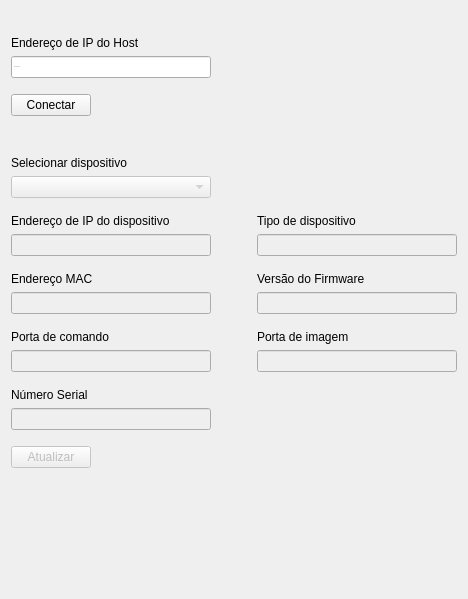
      <widget class="QWidget" name="tab_1">
       <attribute name="title">
        <string>Conexão e dispositivos</string>
       </attribute>
       <layout class="QVBoxLayout" name="verticalLayout_21">
        <item>
         <layout class="QHBoxLayout" name="horizontalLayout_3">
          <property name="topMargin">
           <number>25</number>
          </property>
          <property name="bottomMargin">
           <number>10</number>
          </property>
          <item>
           <layout class="QVBoxLayout" name="verticalLayout">
            <property name="rightMargin">
             <number>0</number>
            </property>
            <property name="bottomMargin">
             <number>0</number>
            </property>
            <item>
             <widget class="QLabel" name="hostIpLabel">
              <property name="text">
               <string>Endereço de IP do Host</string>
              </property>
              <property name="alignment">
               <set>Qt::AlignmentFlag::AlignLeading|Qt::AlignmentFlag::AlignLeft|Qt::AlignmentFlag::AlignVCenter</set>
              </property>
              <property name="margin">
               <number>0</number>
              </property>
             </widget>
            </item>
            <item>
             <widget class="QLineEdit" name="hostIpInput">
              <property name="sizePolicy">
               <sizepolicy hsizetype="Preferred" vsizetype="Fixed">
                <horstretch>0</horstretch>
                <verstretch>0</verstretch>
               </sizepolicy>
              </property>
              <property name="minimumSize">
               <size>
                <width>200</width>
                <height>0</height>
               </size>
              </property>
              <property name="maximumSize">
               <size>
                <width>200</width>
                <height>16777215</height>
               </size>
              </property>
              <property name="font">
               <font>
                <family>Arial</family>
                <pointsize>-1</pointsize>
               </font>
              </property>
              <property name="layoutDirection">
               <enum>Qt::LayoutDirection::LeftToRight</enum>
              </property>
              <property name="autoFillBackground">
               <bool>false</bool>
              </property>
              <property name="styleSheet">
               <string notr="true"/>
              </property>
              <property name="placeholderText">
               <string>192.168.1.100</string>
              </property>
             </widget>
            </item>
           </layout>
          </item>
          <item>
           <spacer name="horizontalSpacer_7">
            <property name="orientation">
             <enum>Qt::Orientation::Horizontal</enum>
            </property>
            <property name="sizeType">
             <enum>QSizePolicy::Policy::Expanding</enum>
            </property>
            <property name="sizeHint" stdset="0">
             <size>
              <width>40</width>
              <height>20</height>
             </size>
            </property>
           </spacer>
          </item>
         </layout>
        </item>
        <item>
         <layout class="QHBoxLayout" name="horizontalLayout_2">
          <property name="bottomMargin">
           <number>34</number>
          </property>
          <item>
           <widget class="QPushButton" name="hostIpConnectBtn">
            <property name="text">
             <string>Conectar</string>
            </property>
           </widget>
          </item>
          <item>
           <spacer name="horizontalSpacer_2">
            <property name="orientation">
             <enum>Qt::Orientation::Horizontal</enum>
            </property>
            <property name="sizeType">
             <enum>QSizePolicy::Policy::Expanding</enum>
            </property>
            <property name="sizeHint" stdset="0">
             <size>
              <width>40</width>
              <height>20</height>
             </size>
            </property>
           </spacer>
          </item>
         </layout>
        </item>
        <item>
         <layout class="QHBoxLayout" name="horizontalLayout_8">
          <property name="bottomMargin">
           <number>10</number>
          </property>
          <item>
           <layout class="QVBoxLayout" name="verticalLayout_9">
            <property name="rightMargin">
             <number>0</number>
            </property>
            <property name="bottomMargin">
             <number>0</number>
            </property>
            <item>
             <widget class="QLabel" name="deviceSelectLabel">
              <property name="sizePolicy">
               <sizepolicy hsizetype="Preferred" vsizetype="Fixed">
                <horstretch>0</horstretch>
                <verstretch>0</verstretch>
               </sizepolicy>
              </property>
              <property name="text">
               <string>Selecionar dispositivo</string>
              </property>
              <property name="alignment">
               <set>Qt::AlignmentFlag::AlignLeading|Qt::AlignmentFlag::AlignLeft|Qt::AlignmentFlag::AlignVCenter</set>
              </property>
              <property name="margin">
               <number>0</number>
              </property>
             </widget>
            </item>
            <item>
             <widget class="QComboBox" name="deviceSelect">
              <property name="enabled">
               <bool>false</bool>
              </property>
              <property name="minimumSize">
               <size>
                <width>200</width>
                <height>0</height>
               </size>
              </property>
              <property name="maximumSize">
               <size>
                <width>200</width>
                <height>16777215</height>
               </size>
              </property>
              <property name="placeholderText">
               <string/>
              </property>
             </widget>
            </item>
           </layout>
          </item>
          <item>
           <spacer name="horizontalSpacer_8">
            <property name="orientation">
             <enum>Qt::Orientation::Horizontal</enum>
            </property>
            <property name="sizeType">
             <enum>QSizePolicy::Policy::Expanding</enum>
            </property>
            <property name="sizeHint" stdset="0">
             <size>
              <width>40</width>
              <height>20</height>
             </size>
            </property>
           </spacer>
          </item>
         </layout>
        </item>
        <item>
         <layout class="QHBoxLayout" name="horizontalLayout_7">
          <property name="bottomMargin">
           <number>10</number>
          </property>
          <item>
           <layout class="QVBoxLayout" name="verticalLayout_2">
            <property name="rightMargin">
             <number>0</number>
            </property>
            <item>
             <widget class="QLabel" name="deviceIpLabel">
              <property name="text">
               <string>Endereço de IP do dispositivo</string>
              </property>
             </widget>
            </item>
            <item>
             <widget class="QLineEdit" name="deviceIpInput">
              <property name="enabled">
               <bool>false</bool>
              </property>
              <property name="sizePolicy">
               <sizepolicy hsizetype="Preferred" vsizetype="Fixed">
                <horstretch>0</horstretch>
                <verstretch>0</verstretch>
               </sizepolicy>
              </property>
              <property name="minimumSize">
               <size>
                <width>200</width>
                <height>0</height>
               </size>
              </property>
              <property name="maximumSize">
               <size>
                <width>200</width>
                <height>16777215</height>
               </size>
              </property>
             </widget>
            </item>
           </layout>
          </item>
          <item>
           <spacer name="horizontalSpacer_4">
            <property name="orientation">
             <enum>Qt::Orientation::Horizontal</enum>
            </property>
            <property name="sizeHint" stdset="0">
             <size>
              <width>40</width>
              <height>20</height>
             </size>
            </property>
           </spacer>
          </item>
          <item>
           <layout class="QVBoxLayout" name="verticalLayout_6">
            <property name="leftMargin">
             <number>0</number>
            </property>
            <item>
             <widget class="QLabel" name="deviceTypeLabel">
              <property name="text">
               <string>Tipo de dispositivo</string>
              </property>
             </widget>
            </item>
            <item>
             <widget class="QLineEdit" name="deviceTypeInput">
              <property name="enabled">
               <bool>false</bool>
              </property>
              <property name="sizePolicy">
               <sizepolicy hsizetype="Preferred" vsizetype="Fixed">
                <horstretch>0</horstretch>
                <verstretch>0</verstretch>
               </sizepolicy>
              </property>
              <property name="minimumSize">
               <size>
                <width>200</width>
                <height>0</height>
               </size>
              </property>
              <property name="maximumSize">
               <size>
                <width>200</width>
                <height>16777215</height>
               </size>
              </property>
             </widget>
            </item>
           </layout>
          </item>
         </layout>
        </item>
        <item>
         <layout class="QHBoxLayout" name="horizontalLayout_6">
          <property name="bottomMargin">
           <number>10</number>
          </property>
          <item>
           <layout class="QVBoxLayout" name="verticalLayout_3">
            <property name="rightMargin">
             <number>0</number>
            </property>
            <property name="bottomMargin">
             <number>0</number>
            </property>
            <item>
             <widget class="QLabel" name="deviceMacLabel">
              <property name="text">
               <string>Endereço MAC</string>
              </property>
             </widget>
            </item>
            <item>
             <widget class="QLineEdit" name="deviceMacInput">
              <property name="enabled">
               <bool>false</bool>
              </property>
              <property name="sizePolicy">
               <sizepolicy hsizetype="Preferred" vsizetype="Fixed">
                <horstretch>0</horstretch>
                <verstretch>0</verstretch>
               </sizepolicy>
              </property>
              <property name="minimumSize">
               <size>
                <width>200</width>
                <height>0</height>
               </size>
              </property>
              <property name="maximumSize">
               <size>
                <width>200</width>
                <height>16777215</height>
               </size>
              </property>
             </widget>
            </item>
           </layout>
          </item>
          <item>
           <spacer name="horizontalSpacer_5">
            <property name="orientation">
             <enum>Qt::Orientation::Horizontal</enum>
            </property>
            <property name="sizeHint" stdset="0">
             <size>
              <width>40</width>
              <height>20</height>
             </size>
            </property>
           </spacer>
          </item>
          <item>
           <layout class="QVBoxLayout" name="verticalLayout_7">
            <property name="leftMargin">
             <number>0</number>
            </property>
            <property name="bottomMargin">
             <number>0</number>
            </property>
            <item>
             <widget class="QLabel" name="deviceFirmwareLabel">
              <property name="text">
               <string>Versão do Firmware</string>
              </property>
             </widget>
            </item>
            <item>
             <widget class="QLineEdit" name="deviceFirmwareInput">
              <property name="enabled">
               <bool>false</bool>
              </property>
              <property name="sizePolicy">
               <sizepolicy hsizetype="Preferred" vsizetype="Fixed">
                <horstretch>0</horstretch>
                <verstretch>0</verstretch>
               </sizepolicy>
              </property>
              <property name="minimumSize">
               <size>
                <width>200</width>
                <height>0</height>
               </size>
              </property>
              <property name="maximumSize">
               <size>
                <width>200</width>
                <height>16777215</height>
               </size>
              </property>
             </widget>
            </item>
           </layout>
          </item>
         </layout>
        </item>
        <item>
         <layout class="QHBoxLayout" name="horizontalLayout_5">
          <property name="bottomMargin">
           <number>10</number>
          </property>
          <item>
           <layout class="QVBoxLayout" name="verticalLayout_4">
            <property name="rightMargin">
             <number>0</number>
            </property>
            <property name="bottomMargin">
             <number>0</number>
            </property>
            <item>
             <widget class="QLabel" name="deviceCmdPortLabel">
              <property name="text">
               <string>Porta de comando</string>
              </property>
             </widget>
            </item>
            <item>
             <widget class="QLineEdit" name="deviceCmdPortInput">
              <property name="enabled">
               <bool>false</bool>
              </property>
              <property name="sizePolicy">
               <sizepolicy hsizetype="Preferred" vsizetype="Fixed">
                <horstretch>0</horstretch>
                <verstretch>0</verstretch>
               </sizepolicy>
              </property>
              <property name="minimumSize">
               <size>
                <width>200</width>
                <height>0</height>
               </size>
              </property>
              <property name="maximumSize">
               <size>
                <width>200</width>
                <height>16777215</height>
               </size>
              </property>
             </widget>
            </item>
           </layout>
          </item>
          <item>
           <spacer name="horizontalSpacer_6">
            <property name="orientation">
             <enum>Qt::Orientation::Horizontal</enum>
            </property>
            <property name="sizeHint" stdset="0">
             <size>
              <width>40</width>
              <height>20</height>
             </size>
            </property>
           </spacer>
          </item>
          <item>
           <layout class="QVBoxLayout" name="verticalLayout_8">
            <property name="leftMargin">
             <number>0</number>
            </property>
            <property name="bottomMargin">
             <number>0</number>
            </property>
            <item>
             <widget class="QLabel" name="deviceImgPortLabel">
              <property name="text">
               <string>Porta de imagem</string>
              </property>
             </widget>
            </item>
            <item>
             <widget class="QLineEdit" name="deviceImgPortInput">
              <property name="enabled">
               <bool>false</bool>
              </property>
              <property name="sizePolicy">
               <sizepolicy hsizetype="Preferred" vsizetype="Fixed">
                <horstretch>0</horstretch>
                <verstretch>0</verstretch>
               </sizepolicy>
              </property>
              <property name="minimumSize">
               <size>
                <width>200</width>
                <height>0</height>
               </size>
              </property>
              <property name="maximumSize">
               <size>
                <width>200</width>
                <height>16777215</height>
               </size>
              </property>
             </widget>
            </item>
           </layout>
          </item>
         </layout>
        </item>
        <item>
         <layout class="QHBoxLayout" name="horizontalLayout_4">
          <property name="bottomMargin">
           <number>10</number>
          </property>
          <item>
           <layout class="QVBoxLayout" name="verticalLayout_5">
            <property name="rightMargin">
             <number>0</number>
            </property>
            <property name="bottomMargin">
             <number>0</number>
            </property>
            <item>
             <widget class="QLabel" name="deviceSerialLabel">
              <property name="text">
               <string>Número Serial</string>
              </property>
             </widget>
            </item>
            <item>
             <widget class="QLineEdit" name="deviceSerialInput">
              <property name="enabled">
               <bool>false</bool>
              </property>
              <property name="sizePolicy">
               <sizepolicy hsizetype="Preferred" vsizetype="Fixed">
                <horstretch>0</horstretch>
                <verstretch>0</verstretch>
               </sizepolicy>
              </property>
              <property name="minimumSize">
               <size>
                <width>200</width>
                <height>0</height>
               </size>
              </property>
              <property name="maximumSize">
               <size>
                <width>200</width>
                <height>16777215</height>
               </size>
              </property>
             </widget>
            </item>
           </layout>
          </item>
          <item>
           <spacer name="horizontalSpacer">
            <property name="orientation">
             <enum>Qt::Orientation::Horizontal</enum>
            </property>
            <property name="sizeHint" stdset="0">
             <size>
              <width>40</width>
              <height>20</height>
             </size>
            </property>
           </spacer>
          </item>
         </layout>
        </item>
        <item>
         <layout class="QHBoxLayout" name="horizontalLayout">
          <property name="sizeConstraint">
           <enum>QLayout::SizeConstraint::SetDefaultConstraint</enum>
          </property>
          <property name="bottomMargin">
           <number>25</number>
          </property>
          <item>
           <widget class="QPushButton" name="deviceInfoUpdateBtn">
            <property name="enabled">
             <bool>false</bool>
            </property>
            <property name="text">
             <string>Atualizar</string>
            </property>
           </widget>
          </item>
          <item>
           <spacer name="horizontalSpacer_3">
            <property name="orientation">
             <enum>Qt::Orientation::Horizontal</enum>
            </property>
            <property name="sizeHint" stdset="0">
             <size>
              <width>40</width>
              <height>20</height>
             </size>
            </property>
           </spacer>
          </item>
         </layout>
        </item>
        <item>
         <spacer name="verticalSpacer">
          <property name="orientation">
           <enum>Qt::Orientation::Vertical</enum>
          </property>
          <property name="sizeHint" stdset="0">
           <size>
            <width>20</width>
            <height>95</height>
           </size>
          </property>
         </spacer>
        </item>
       </layout>
      </widget>
